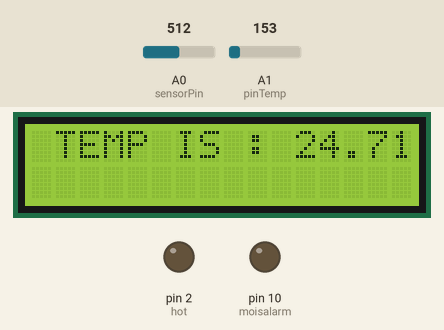
Recording of a sketch running on a simulated Arduino Uno, built with avr-gcc and run on an emulated ATmega328P. On the bench: 16×2 character LCD, output pins drawn as LEDs (lit = HIGH). The test bench sets the inputs (shaded band); at power-on: A1 (pinTemp) = 153, A0 (sensorPin) = 512. Pins used as bus, display or sensor lines are not drawn; what the sketch prints to the serial monitor is not drawn.

Above: at 1.3 s.
1.4 s: A1 (pinTemp) set to 135
At 6.1 s:
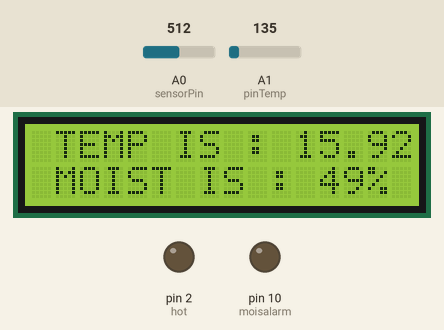
7.4 s: A1 (pinTemp) set to 111
At 11.0 s:
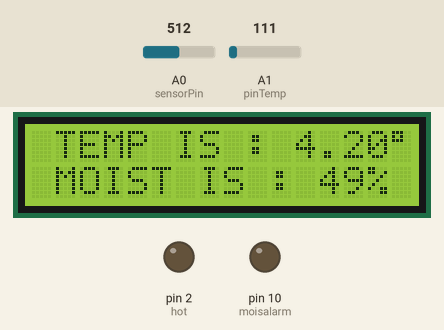
13.4 s: A0 (sensorPin) set to 906
At 16.6 s:
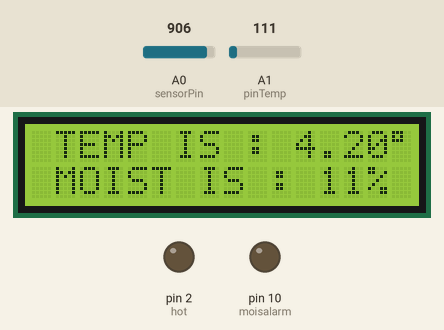
19.4 s: A0 (sensorPin) set to 938
At 21.5 s:
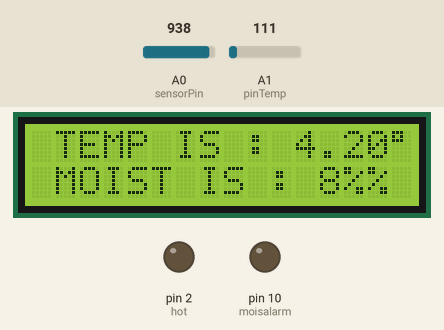
25.4 s: A1 (pinTemp) set to 143
At 30.6 s:
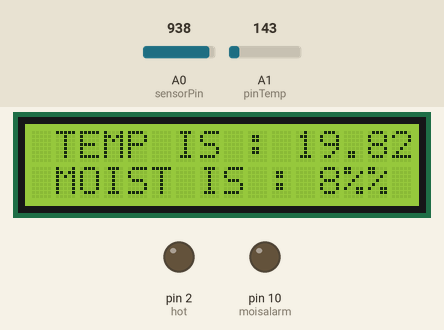
31.8 s: A1 (pinTemp) set to 163
At 41.0 s:
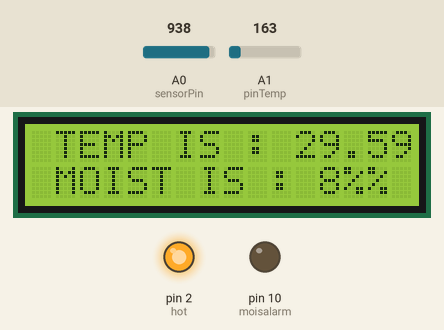
Timing chart, 0 to 42.5 s (numbered marks = the images above; inputs shaded):
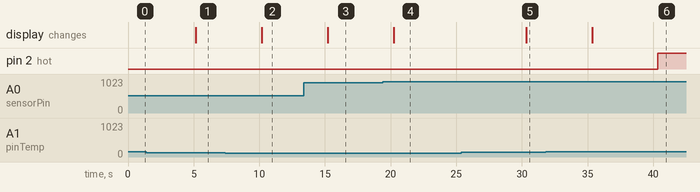

Measured:
- the behaviour switches between 123 and 122 on A1 (pinTemp) (found by bisection; images 1 and 2)
- the behaviour switches between 920 and 921 on A0 (sensorPin) (found by bisection; images 3 and 4)
- the behaviour switches between 155 and 156 on A1 (pinTemp) (found by bisection; images 5 and 6)
- after the input at 1.4 s, the display: first differs from a run without the input after 3.8 s (image 1)
- after the input at 7.4 s, the display: changes after 2.8 s (image 2)
- after the input at 13.4 s, the display: changes after 1.8 s (image 3)
- after the input at 19.4 s, the display: changes after 0.85 s (image 4)
- after the input at 25.4 s, the display: changes after 4.9 s (image 5)
- after the input at 31.8 s, pin 2 (hot): LOW → HIGH after 8.6 s; the display: changes after 3.6 s (image 6)

The sketch:

DISPLAY_ARDUINO.ino
```cpp
#include <Wire.h>
#include <LiquidCrystal_I2C.h>

LiquidCrystal_I2C lcd(0x27, 16, 2); // set the LCD address to 0x27 for a 16 chars and 2 line display

const int moisalarm = 10;
int sensorPin = A0;
int sensorValue = 0;
int percent = 0;

int pinTemp = A1;   //This is where our Output data goes
const int hot = 2;
const int cold = 3;
double temp;
int sensorInput;

void setup() {
  Serial.begin(9600);
  pinMode(hot, OUTPUT);
  pinMode(cold, OUTPUT);
  digitalWrite(hot, LOW);
  digitalWrite(cold, LOW);
  Serial.begin(9600);
  pinMode(moisalarm, OUTPUT);
  // put your setup code here, to run once:
  lcd.init();                      // initialize the lcd
  lcd.init();
  // Print a message to the LCD.
  lcd.backlight();
  lcd.setCursor(1, 0);

}

void loop() {
  sensorInput = analogRead(pinTemp);    //Read the analog pin
  temp = (double)sensorInput / 1024;   //find percentage of input reading
  temp = temp * 5;                     //multiply by 5V to get voltage
  temp = temp - 0.5;                   //Subtract the offset
  temp = temp * 100;    // convert output (mv) to readable celcius
  lcd.setCursor(1, 0);
  lcd.print("TEMP IS : ");
  lcd.print(temp);
  lcd.print((char)223);
  Serial.print("Temperature: ");
  Serial.print(temp);
  Serial.println("C");
  delay(5000);//print the temperature status
  if (temp > 26)
    digitalWrite(hot, HIGH);
  else
    digitalWrite(hot, LOW);
  if (temp < 8)
    digitalWrite(cold, HIGH);
  else
    digitalWrite(cold, LOW);
  digitalWrite(moisalarm, LOW);
  sensorValue = analogRead(sensorPin);
  percent = ( 100 - ( (sensorValue / 1023.00) * 100 ));
  printValuesToSerial();
  lcd.setCursor(1, 1);
  lcd.print("MOIST IS : ");
  lcd.print(percent);
  lcd.print("%");
  if (percent > 60)
    digitalWrite(moisalarm, HIGH);
}


void printValuesToSerial()
{
  Serial.print("\n\nAnalog Value: ");
  Serial.print(sensorValue);
  Serial.print("\nPercent: ");
  Serial.print(percent);
  Serial.print("%");

}
```
